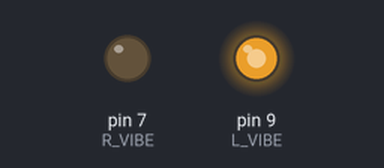
A sketch run on a simulated Arduino Uno, built with avr-gcc and run on an emulated ATmega328P. Parts: output pins drawn as LEDs (lit = HIGH).

Above: at 1.9 s.
At 11.9 s:
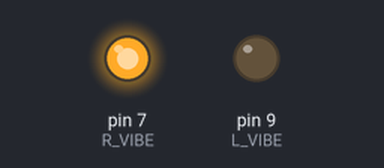
At 19.9 s:
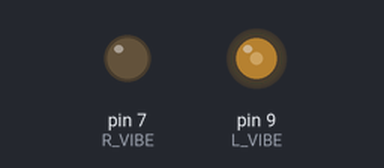
At 37.6 s:
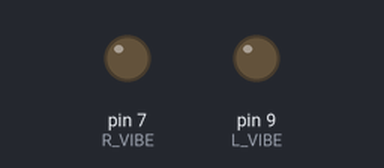
Timing chart, 0 to 40.0 s (numbered marks = the images above):
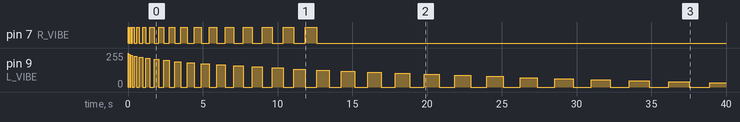

The sketch:

LilyPadVibe.ino
```cpp
const int L_VIBE = 9;
const int R_VIBE = 7;

void setup() {

  pinMode(L_VIBE, OUTPUT);
  pinMode(R_VIBE, OUTPUT);

}

void loop() {

  for(int i = 0; i < 32; i++) {
    analogWrite( L_VIBE, 255 - (i * 8) );
    delay( 20 + i * 50 );
    analogWrite( L_VIBE, 0 );
    analogWrite( R_VIBE, 255 - (i * 8) );
    delay( 20 + i * 50 );
    analogWrite( R_VIBE, 0 );
  }
}
```
